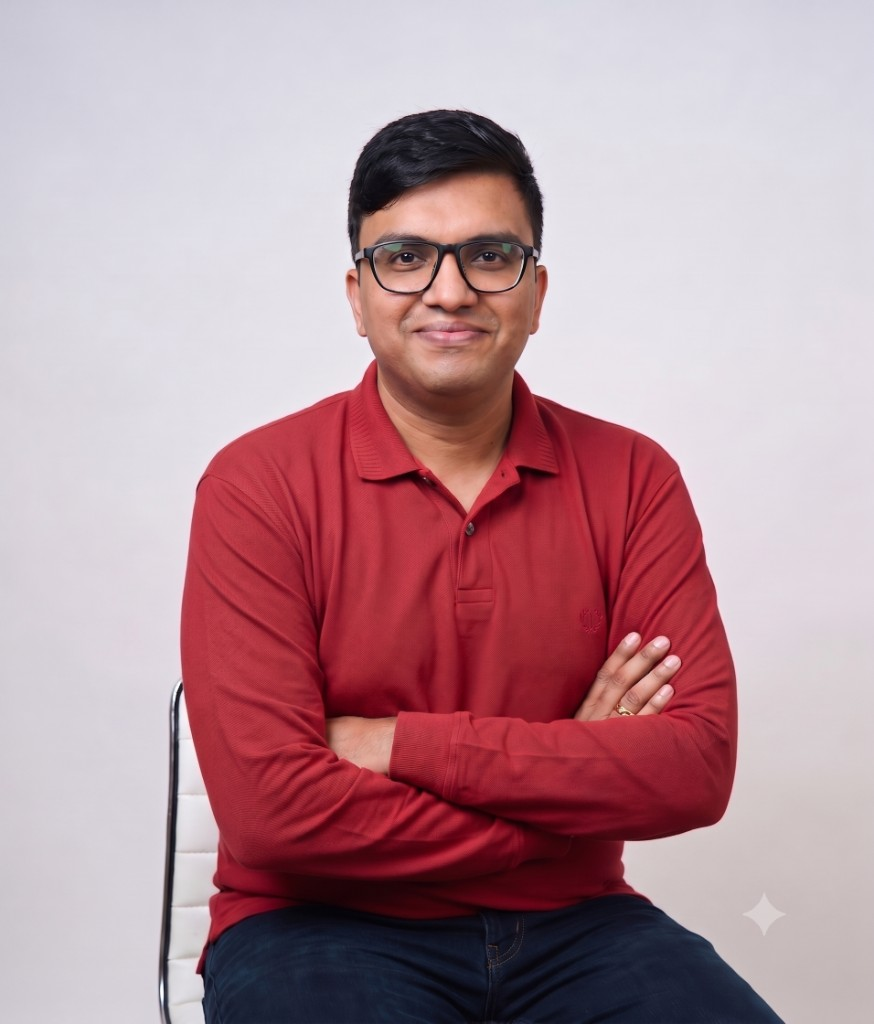
#> input picture assets/images/team/faizan-khan.jpg, 874 x 1024 px
$ python export-linkedin-profile.py
#> lines starting #> are read from the running program, lines starting #| are printed output that depends on the picture
"""Export LinkedIn profile photo at 800x800 px (1:1, founder-section style)."""
from __future__ import annotations

from pathlib import Path

from PIL import Image, ImageEnhance, ImageOps

ROOT = Path(__file__).resolve().parents[1]
PHOTO = ROOT / "assets" / "images" / "team" / "faizan-khan.jpg"
OUT = ROOT / "assets" / "marketing" / "linkedin-profile-founder.png"

SIZE = 800  # LinkedIn minimum 400px; 800px for sharp retina display


def main() -> None:
    photo = Image.open(PHOTO).convert("RGB")
#> photo is the input picture: PIL image 874x1024 RGB; mean R, G, B 181.4, 145.8, 154

    # Square crop with face centered for LinkedIn's circular display mask.
    photo = ImageOps.fit(photo, (SIZE, SIZE), method=Image.Resampling.LANCZOS, centering=(0.5, 0.20))
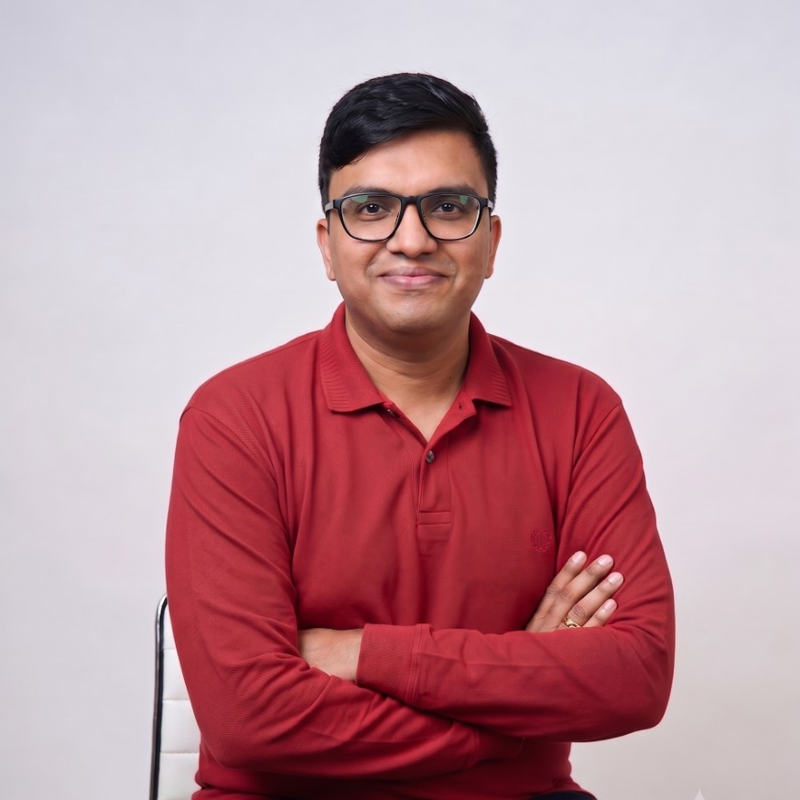
#> photo: PIL image 800x800 RGB; mean R, G, B 191.8, 150.6, 158.3
    photo = ImageEnhance.Contrast(ImageOps.grayscale(photo).convert("RGB")).enhance(1.08)
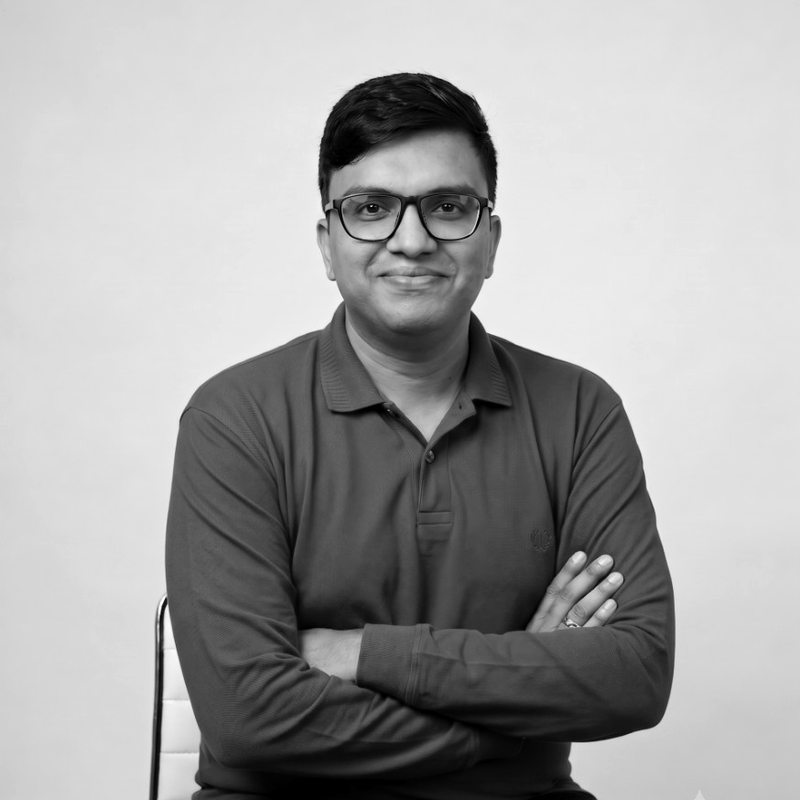
#> photo: PIL image 800x800 RGB; min 0, max 255, mean 163.3
    photo = ImageEnhance.Brightness(photo).enhance(1.02)

    OUT.parent.mkdir(parents=True, exist_ok=True)
    photo.save(OUT, "PNG", optimize=True)
    print(f"Saved {OUT} ({SIZE}x{SIZE})")


if __name__ == "__main__":
    main()
